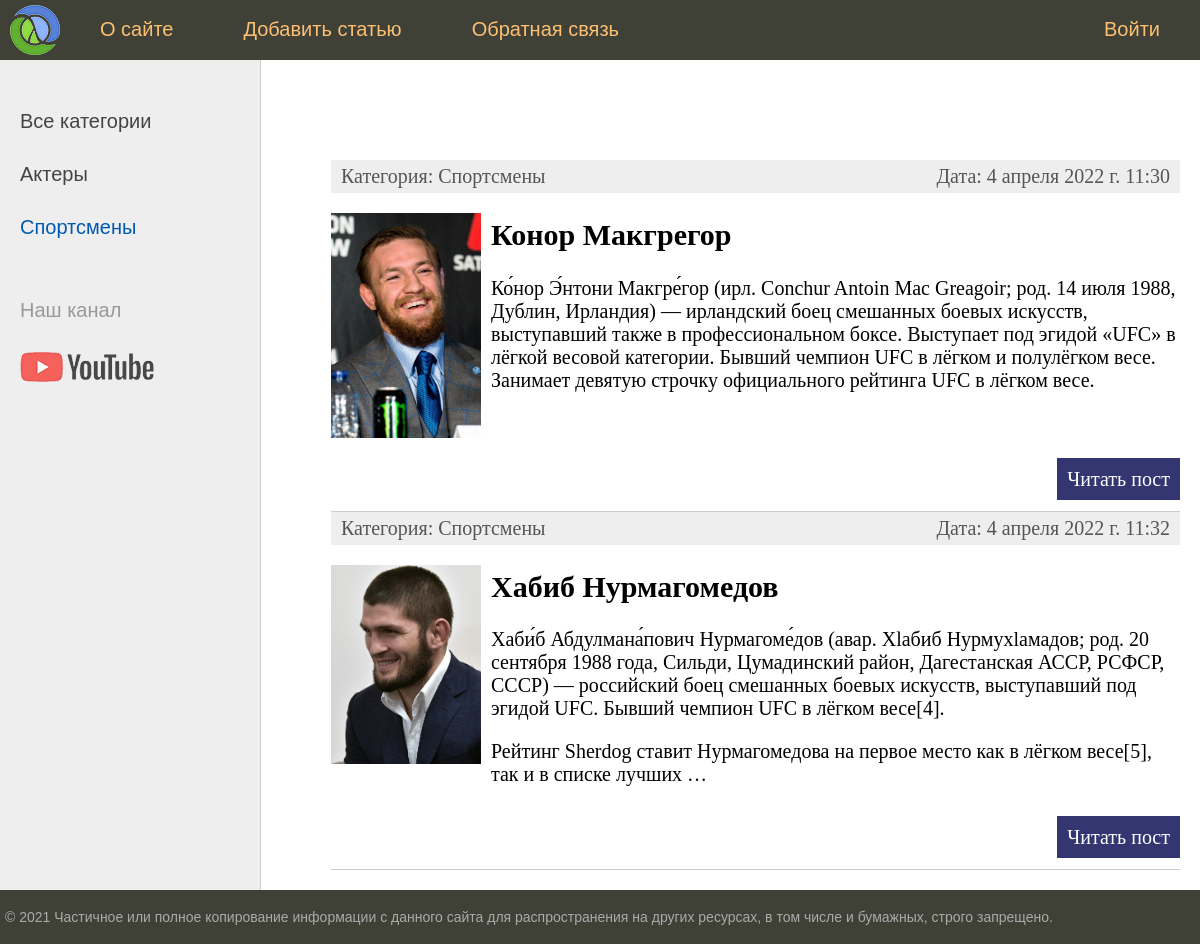
The page /category/sportsmeny/ on the database its author committed.
### celebrities/models.py (models this page shows, shortened)
class Category(models.Model):
    name = models.TextField(max_length=100, db_index=True, verbose_name='Категория')
    slug = models.SlugField(max_length=255, unique=True, db_index=True, verbose_name='URL')
    def __str__(self):
        return self.name
    def get_absolute_url(self):
        return reverse('category', kwargs={'cat_slug': self.slug})
    class Meta:
        verbose_name = 'Категорию'
        verbose_name_plural = 'Категории'
        ordering = ['id']

class Men(models.Model):
    title = models.CharField(max_length=255, verbose_name='Заголовок')
    slug = models.SlugField(max_length=255, unique=True, db_index=True, verbose_name='URL')
    content = models.TextField(blank=True, verbose_name='Текст статьи')
    photo = models.ImageField(upload_to='photos/%Y/%m/%d/', verbose_name='Фото')
    time_create = models.DateTimeField(auto_now_add=True, verbose_name='Время создания')
    time_update = models.DateTimeField(auto_now=True, verbose_name='Время изменения')
    is_published = models.BooleanField(default=True, verbose_name='Публикация')
    cat = models.ForeignKey('Category', on_delete=models.PROTECT, verbose_name='Категория')
    def get_absolute_url(self):
        return reverse('post', kwargs={'post_slug': self.slug})
    class Meta:
        verbose_name = 'Popular man'
        verbose_name_plural = 'Popular men'
        ordering = ['title']

### celebrities/views.py (the view)
# urls.py: path('category/<slug:cat_slug>/', MenCategory.as_view(), name='category')
class MenCategory(ListView):
    model = Men
    template_name = 'celebrities/index.html'
    context_object_name = 'posts'
    allow_empty = False
    def get_queryset(self):
        return Men.objects.filter(cat__slug=self.kwargs['cat_slug'], is_published=True)
    def get_context_data(self, *, object_list=None, **kwargs):
        context = super().get_context_data(**kwargs)
        context['title'] = 'Категория - ' + str(context['posts'][0].cat)
        context['menu'] = menu
        context['cat_selected'] = context['posts'][0].cat_id
        return context

### celebrities/templatetags/celebrities_tags.py (called while the page is built)
@register.inclusion_tag('celebrities/list_categories.html')
def show_categories(sort, cat_selected=0):
    if not sort:
        cats = Category.objects.all()
    else:
        cats = Category.objects.all().order_by(sort)
    return {'cats': cats, 'cat_selected': cat_selected}

### celebrities/templates/celebrities/index.html (shortened to what this page needs)
{% extends 'celebrities/base.html' %}
{% block content %}
<ul class="list-articles">
	{% for p in posts %}
			<li><div class="article-panel">
				<p class="first">Категория: {{p.cat}}</p>
				<p class="last">Дата: {{p.time_update}}</p>
			</div>
{% if p.photo %}
	<p><img class="img-article-left thumb" src="{{p.photo.url}}"></p>
{% endif %}
				<h2>{{p.title}}</h2>
	{% autoescape on %}
	{{p.content|linebreaks|truncatewords:50}}
	{% endautoescape %}
			<p class="link-read-post"><a href="{{ p.get_absolute_url }}">Читать пост</a></p>
			</li>
	{% endfor %}
</ul>
{% endblock %}

### celebrities/templates/celebrities/list_categories.html
{% for c in cats %}
    {% if c.pk == cat_selected %}
        <li class="selected">{{c.name}}</li>
    {% else %}
        <li><a href="{{c.get_absolute_url}}">{{c.name}}</a></li>
    {% endif %}
{% endfor %}

### celebrities/static/celebrities/css/styles.css (style rules this page uses)
html, body { font-family: 'Arial'; margin: 0; padding: 0; height: 100%; width: 100%; color: #444; }
a { color: #0059b2; text-decoration: none; }
img { max-width: 600px; height: auto; }
img.img-article-left { max-width: 300px; height: auto; float: left; padding: 0 10px 10px 0; }
img.img-article-left.thumb { max-width: 150px; height: auto; }
p.link-read-post { text-align: right; }
p.link-read-post a { padding: 10px; min-width: 100px; background: #333671; color: #fff; text-decoration: none; }
div.article-panel { background: #eee; padding: 5px 10px 5px 10px; box-sizing: border-box; overflow: hidden; color: #555; }
div.article-panel p.first { margin: 0; float: left; }
div.article-panel p.last { margin: 0; float: right; }
ul.list-articles { list-style: none; margin: 0; padding: 0; }
ul.list-articles li { border-bottom: 1px solid #ccc; }
.left-chapters ul li { margin: 30px 0 0 0; color: #999; }
.left-chapters ul li.selected { color: #0059b2; }
.left-chapters ul li a { color: #444; text-decoration: none; }

### rows shown on the page
Category: name "Актеры"
Category: name "Спортсмены"
Men: cat "Спортсмены", time_update "4 апреля 2022 г. 11:30", photo (picture), title "Конор Макгрегор", content "Ко́нор Э́нтони Макгре́гор (ирл. Conchur Antoin Mac Greagoir; род. 14 июля 1988, Дублин, Ирландия) — ирландский боец смешанных боевых искусств, выступавший также в профессиональном боксе. Выступает под эгидой «UFC» в лёгкой весовой категории. Бывший чемпион UFC в лёгком и полулёгком весе. Занимает девятую строчку официального рейтинга UFC в лёгком весе."
Men: cat "Спортсмены", time_update "4 апреля 2022 г. 11:32", photo (picture), title "Хабиб Нурмагомедов", content "Хаби́б Абдулмана́пович Нурмагоме́дов (авар. Хӏабиб Нурмухlамадов; род. 20 сентября 1988 года, Сильди, Цумадинский район, Дагестанская АССР, РСФСР, СССР) — российский боец смешанных боевых искусств, выступавший под эгидой UFC. Бывший чемпион UFC в лёгком весе[4]. Рейтинг Sherdog ставит Нурмагомедова на первое место как в лёгком весе[5], так и в списке лучших …"

### other values the page prints
{{ m.title }} "О сайте" "Добавить статью" "Обратная связь"
{{ m.title }} "Войти"
